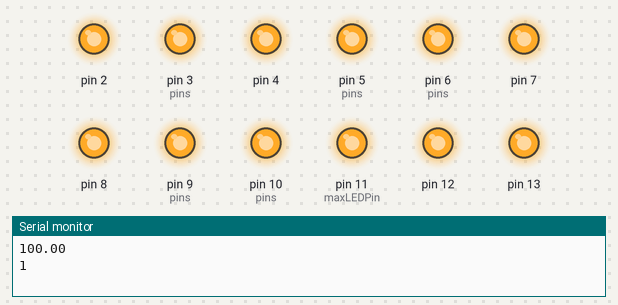
Recording of a sketch running on a simulated Arduino Uno, built with avr-gcc and run on an emulated ATmega328P. On the bench: output pins drawn as LEDs (lit = HIGH), the last lines printed to the serial monitor. Pins used as bus, display or sensor lines are not drawn.

Above: at 0.05 s.
At 0.45 s:
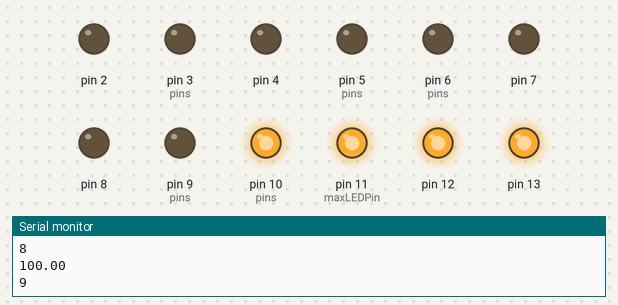
At 0.91 s:
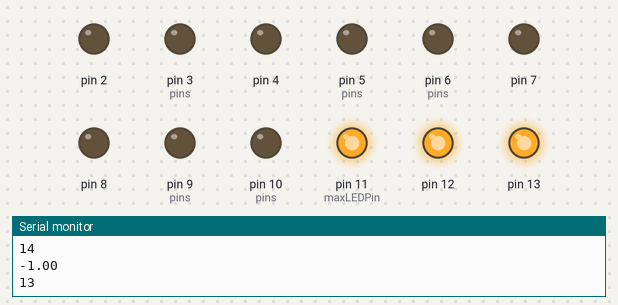
At 1.72 s:
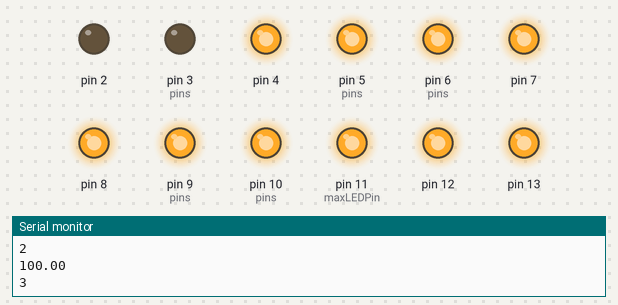
At 2.34 s:
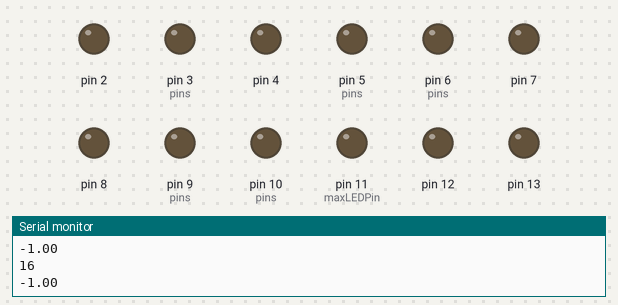
At 3.5 s:
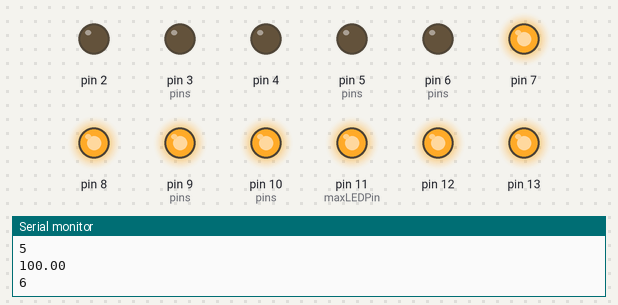
Timing chart, 0 to 3.8 s (numbered marks = the images above):
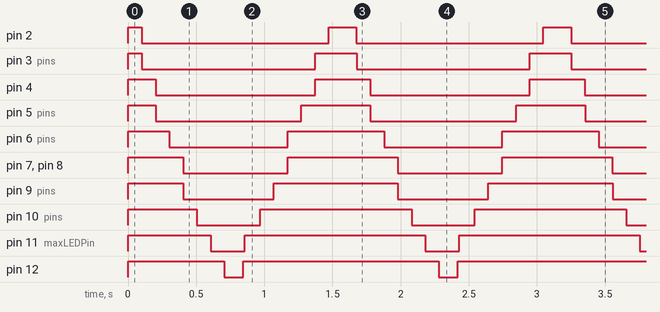

Measured:
- by itself, pin 2: alternates HIGH for 0.20 s and LOW for 1.4 s
- by itself, pin 3 (pins): alternates HIGH for 0.30 s and LOW for 1.3 s
- by itself, pin 4: alternates HIGH for 0.41 s and LOW for 1.2 s
- by itself, pin 5 (pins): alternates HIGH for 0.51 s and LOW for 1.1 s
- by itself, pin 6 (pins): alternates HIGH for 0.71 s and LOW for 0.87 s
- by itself, pin 7, pin 8: alternates HIGH for 0.81 s and LOW for 0.77 s
- by itself, pin 9 (pins): alternates HIGH for 0.91 s and LOW for 0.66 s
- by itself, pin 10 (pins): alternates HIGH for 1.1 s and LOW for 0.46 s

The sketch:

Noah_FadeUpAndDown.ino
```cpp
//Initialize some basic variables.
int LEDFadePin = 0;
bool goDown = true;
//Constants
int pins[] = {1, 3, 5, 6, 9, 10, 11};
int maxLEDPin = 11;
double timeDelay = 0;

void setup() { //Setup function
  Serial.begin(9600); // open the serial port at 9600 bps: (debug)

  setUpPins(); //This is a custom function, it just allows us to have more portable custom code. Plz check bottom to view the code
}
void loop() { //Loop function
  //Following is a loop that runs once every cycle, to slowly turn off one row of leds
  timeDelay = -1;
  if(goDown == true)
    {
    LEDFadePin++;
    for(int i = 0; i < 15; i++)
    {
      if(pins[i] == LEDFadePin)
      {
        //This area of code makes it so we can skip this delay if our pin is not in the pins[] array
        timeDelay = 100;
      }
    }
    digitalWrite(LEDFadePin, LOW);
  }
  if(goDown == false)
    {
    LEDFadePin--;
    for(int i = 0; i < 15; i++)
    {
      if(pins[i] == LEDFadePin)
      {

        timeDelay = 100;
      }
    }
    digitalWrite(LEDFadePin, HIGH);
  }
    Serial.println(timeDelay); //debug
    Serial.println(LEDFadePin);
  if(timeDelay > 0) //Just in case delay(0); delays even the most minor of amounts
  {
    delay(timeDelay);
  }


  if(LEDFadePin > 20) //if we should go up or down depending on how many lights are on/off
  {
    goDown = false;
  }
  if(LEDFadePin < 0)
  {
    goDown = true;
  }
}
void setUpPins() {  //sets up all of our pins to output and on
    int LEDPin = 0;
    while(LEDPin < 14)
    {
      pinMode(LEDPin, OUTPUT);
      digitalWrite(LEDPin, HIGH);
      LEDPin++;

    }
}
```
